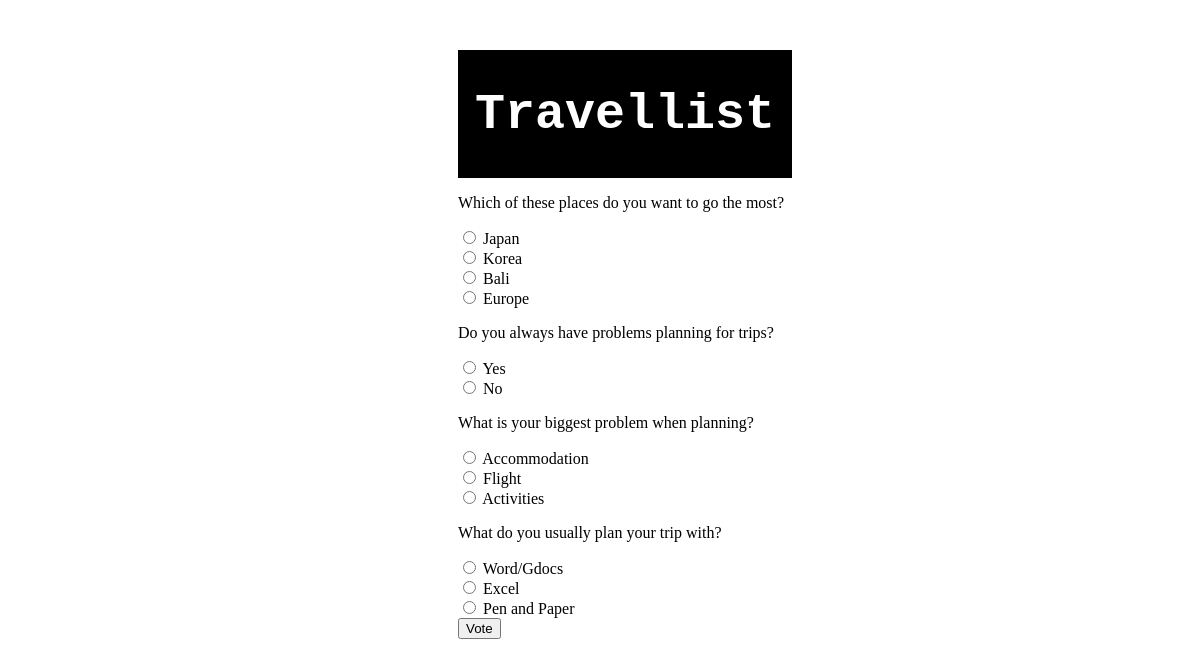
The page /polls/questionnaire/ on the database its author committed.
### polls/models.py (models this page shows, shortened)
class Question(models.Model):
    question_text = models.CharField(max_length=200)
    pub_date = models.DateTimeField('date published')
    def was_published_recently(self):
        now = timezone.now()
        return now - datetime.timedelta(days=1) <= self.pub_date <= now
    was_published_recently.admin_order_field = 'pub_date'
    was_published_recently.boolean = True
    was_published_recently.short_description = 'Published recently?'

class Choice(models.Model):
    question = models.ForeignKey(Question, on_delete=models.CASCADE)
    choice_text = models.CharField(max_length=200)
    votes = models.IntegerField(default=0)

### polls/views.py (the view)
# urls.py: path('questionnaire/', views.questionnaire, name='questionnaire'),
def questionnaire(request):
    data = Question.objects.all()
    return render(request, 'polls/questionnaire.html', {'data': data})

### polls/templates/polls/questionnaire.html (shortened to what this page needs)
{% load static %}
<link rel="stylesheet" type="text/css" href="{% static 'polls/style.css' %}">
<body>
	<div id='box2'>
		<h1 id='t2'> Travellist </h1>
	</div>
	<div id='questionnaire'>
		<form type='post' action="{% url 'polls:vote' %}">
		{% if data %}
			{% for question in data %}
				<p>{{question.question_text}}</p>
					{% for choice in question.choice_set.all %}
						<input type='radio' name='{{question.question_text}}' id='choice{{ forloop.counter }}' value='{{ choice.id }}'>
						<label for="choice{{ forloop.counter }}">{{ choice.choice_text }}</label><br>
					{% endfor %}
			{% endfor %}
		<input type='submit' value='Vote'>
		</form>
		{% else %}
			<p> Too late; no more treats </p>
		{% endif %}
	</div>
</body>

### polls/static/polls/style.css (style rules this page uses)
#t2 { color: white; text-align: center; font-size: 50px; font-family: Courier; }
#questionnaire { margin-left: 450px; }
#box2 { background-color: black; margin-top: 50px; margin-left: 450px; margin-right: 400px; padding: 2px; }

### rows shown on the page
Question: question_text "Which of these places do you want to go the most?"
Choice: choice_text "Japan"
Choice: choice_text "Korea"
Choice: choice_text "Bali"
Choice: choice_text "Europe"
Question: question_text "Do you always have problems planning for trips?"
Choice: choice_text "Yes"
Choice: choice_text "No"
Question: question_text "What is your biggest problem when planning?"
Choice: choice_text "Accommodation"
Choice: choice_text "Flight"
Choice: choice_text "Activities"
Question: question_text "What do you usually plan your trip with?"
Choice: choice_text "Word/Gdocs"
Choice: choice_text "Excel"
Choice: choice_text "Pen and Paper"
